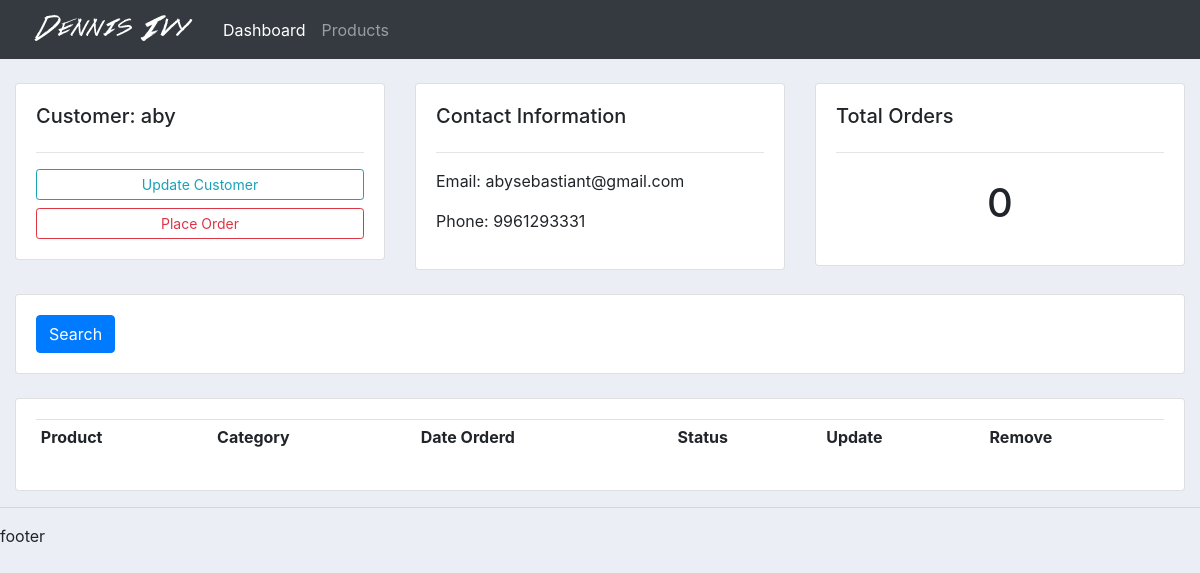
The app's page /customer/1/, older data.
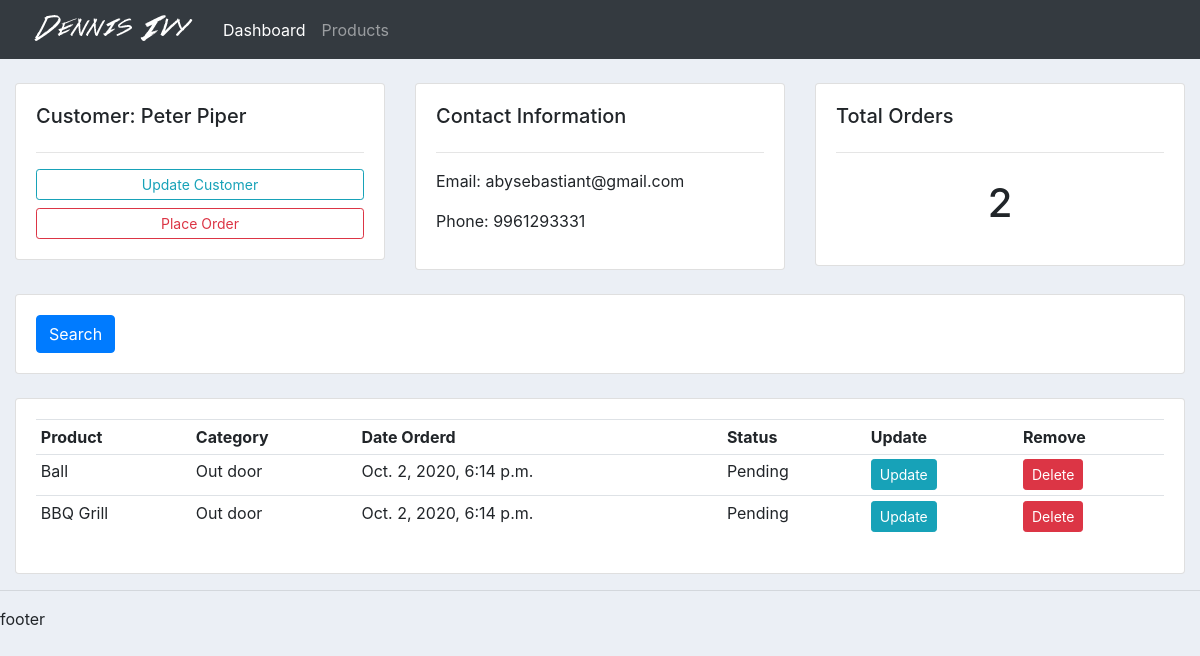
The same page, newer data.
### accounts/models.py (models this page shows, shortened)
class Customer(models.Model):
	name = models.CharField(max_length=200, null=True)
	phone = models.CharField(max_length=20, null=True)
	email = models.EmailField(null=True)
	date_created = models.DateTimeField(auto_now_add=True)

class Order(models.Model):
	STATUS = (
		('Pending','Pending'),
		('Out for delivery','Out for delivery'),
		('Delivered','Delivered')
		)
	customer = models.ForeignKey(Customer, on_delete=models.SET_NULL, null=True)
	product = models.ForeignKey(Product, on_delete=models.SET_NULL, null=True)
	date_created = models.DateTimeField(auto_now_add=True)
	status = models.CharField(max_length=200, null=True, choices=STATUS)

class Product(models.Model):
	CATEGORY = (
		('Indoor','Indoor'),
		('Out door','Out door')
		)
	name=models.CharField(max_length=200, null=True)
	price=models.FloatField(null=True)
	category=models.CharField(max_length=200, null=True, choices=CATEGORY)
	description=models.CharField(max_length=200, null=True, blank=True)
	date_created = models.DateTimeField(auto_now_add=True)
	tag = models.ManyToManyField(Tag)
	def __str__(self):
		return self.name

### accounts/views.py (the view)
# urls.py: path('customer/<str:pk>/', views.customer, name='customer'),
def customer(request, pk):
	get_customer = Customer.objects.get(id=pk)
	orders = get_customer.order_set.all()
	order_count = orders.count()
	context = {'get_customer':get_customer, 'orders':orders, 'order_count':order_count}
	return render(request, 'customer/customer.html', context=context)

### accounts/templates/customer/customer.html
{% extends 'main/base.html' %}
{% block content %}
	<br>
<div class="row">
	<div class="col-md">
		<div class="card card-body">
			<h5>Customer: {{ get_customer.name }}</h5>
			<hr>
			<a class="btn btn-outline-info  btn-sm btn-block" href="">Update Customer</a>
			<a class="btn btn-outline-danger  btn-sm btn-block" href="{% url 'create_order' get_customer.id %}">Place Order</a>
		</div>
	</div>
	<div class="col-md">
		<div class="card card-body">
			<h5>Contact Information</h5>
			<hr>
			<p>Email: {{ get_customer.email }}</p>
			<p>Phone: {{ get_customer.phone }}</p>
		</div>
	</div>
	<div class="col-md">
		<div class="card card-body">
			<h5>Total Orders</h5>
			<hr>
			<h1 style="text-align: center;padding: 10px">{{ order_count }}</h1>
		</div>
	</div>
</div>
<br>
<div class="row">
	<div class="col">
		<div class="card card-body">
			<form method="get">
		    <button class="btn btn-primary" type="submit">Search</button>
		  </form>
		</div>
	</div>
</div>
<br>
<div class="row">
	<div class="col-md">
		<div class="card card-body">
			<table class="table table-sm">
				<tr>
					<th>Product</th>
					<th>Category</th>
					<th>Date Orderd</th>
					<th>Status</th>
					<th>Update</th>
					<th>Remove</th>
				</tr>
				{% for order in orders %}
					<tr>
						<td>{{ order.product }}</td>
						<td>{{ order.product.category }}</td>
						<td>{{ order.date_created }}</td>
						<td>{{ order.status }}</td>
						<td><a href="{% url 'update_order' order.id %}" class="btn btn-sm btn-info">Update</a></td>
                    	<td><a href="{% url 'delete_order' order.id %}" class="btn btn-sm btn-danger">Delete</a></td>
					</tr>
				{% endfor %}
			</table>
		</div>
	</div>
</div>
{% endblock %}

Row changes from the older to the newer data that the page shows:
changed Customer "abysebastiant@gmail.com": name "aby" → "Peter Piper"
added Order: product "Ball", product.category "Out door", date_created "Oct. 2, 2020, 6:14 p.m.", status "Pending"
added Order: product "BBQ Grill", product.category "Out door", date_created "Oct. 2, 2020, 6:14 p.m.", status "Pending"
Text that changed along with them:
{{ order_count }}: "0" → "2"
